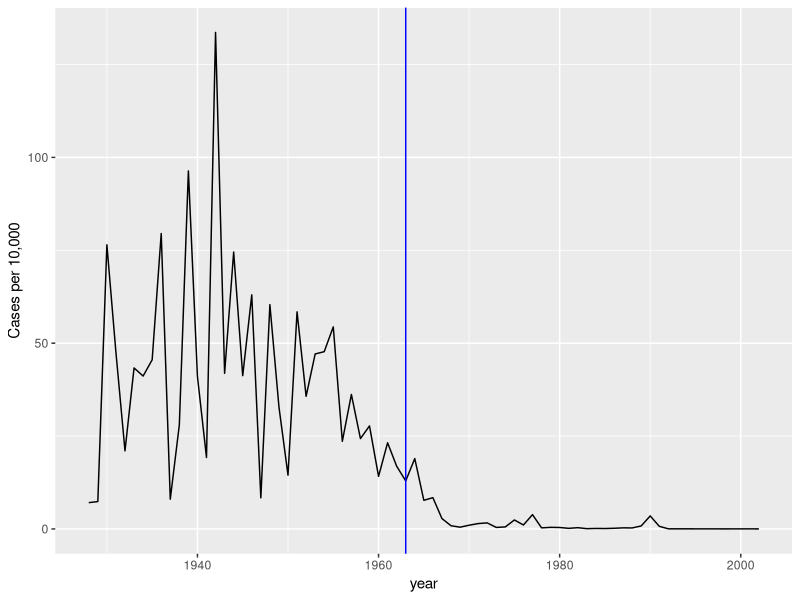
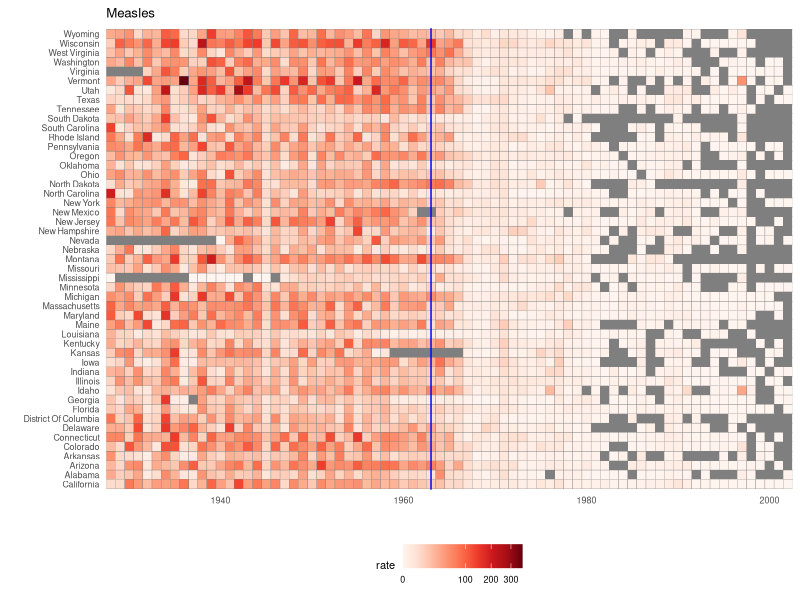
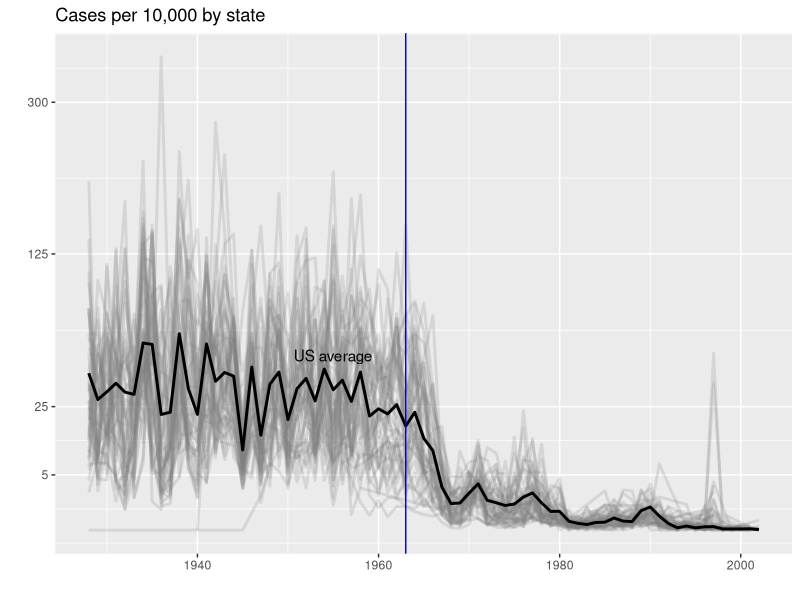

Recreate these plots in R, in order.
## ---- chunk 1
library(tidyverse)
library(RColorBrewer)
library(dslabs)
data(us_contagious_diseases)
names(us_contagious_diseases)
## ---- chunk 2
the_disease <- "Measles"
dat <- us_contagious_diseases |>
filter(!state%in%c("Hawaii","Alaska") & disease == the_disease) |>
mutate(rate = count/ population * 10000 * 52/ weeks_reporting) |>
mutate(state = reorder(state, rate))
## ---- chunk 3
dat |> filter(state == "California" & !is.na(rate)) |>
ggplot(aes(year, rate)) +
geom_line() +
ylab("Cases per 10,000") +
geom_vline(xintercept=1963, col = "blue")
## ---- chunk 4
dat |> ggplot(aes(year, state, fill = rate)) +
geom_tile(color = "grey50") +
scale_x_continuous(expand=c(0,0)) +
scale_fill_gradientn(colors = brewer.pal(9, "Reds"), trans = "sqrt") +
geom_vline(xintercept=1963, col = "blue") +
theme_minimal() +
theme(panel.grid = element_blank(),
legend.position="bottom",
text = element_text(size = 8)) +
ggtitle(the_disease) +
ylab("") + xlab("")
## ---- chunk 5
avg <- us_contagious_diseases |>
filter(disease==the_disease) |> group_by(year) |>
summarize(us_rate = sum(count, na.rm = TRUE)/
sum(population, na.rm = TRUE) * 10000)
## ---- chunk 6
dat |>
filter(!is.na(rate)) |>
ggplot() +
geom_line(aes(year, rate, group = state), color = "grey50",
show.legend = FALSE, alpha = 0.2, size = 1) +
geom_line(mapping = aes(year, us_rate), data = avg, size = 1) +
scale_y_continuous(trans = "sqrt", breaks = c(5, 25, 125, 300)) +
ggtitle("Cases per 10,000 by state") +
xlab("") + ylab("") +
geom_text(data = data.frame(x = 1955, y = 50),
mapping = aes(x, y, label="US average"),
color="black") +
geom_vline(xintercept=1963, col = "blue")
